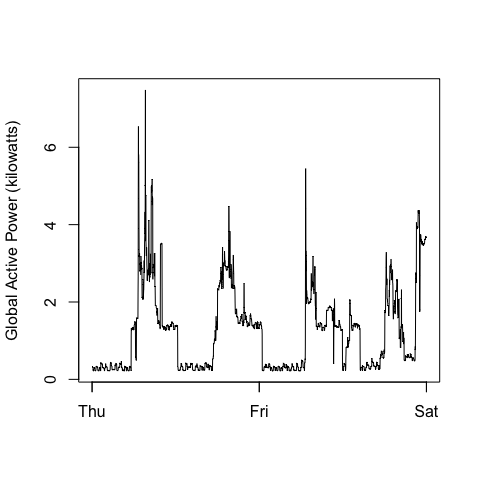

The R source for this figure:
Sys.setlocale("LC_TIME", "")

date_conv <- as.Date(data_all[, 1], format = "%d/%m/%Y")
time_conv <- strptime(data_all[, 2], format = "%H:%M:%S")
time_axis <- as.POSIXct(paste(date_conv, data_all[, 2]))

plot(time_axis, data_all[, 3], xlab = "", ylab = "Global Active Power (kilowatts)", type = "l")
